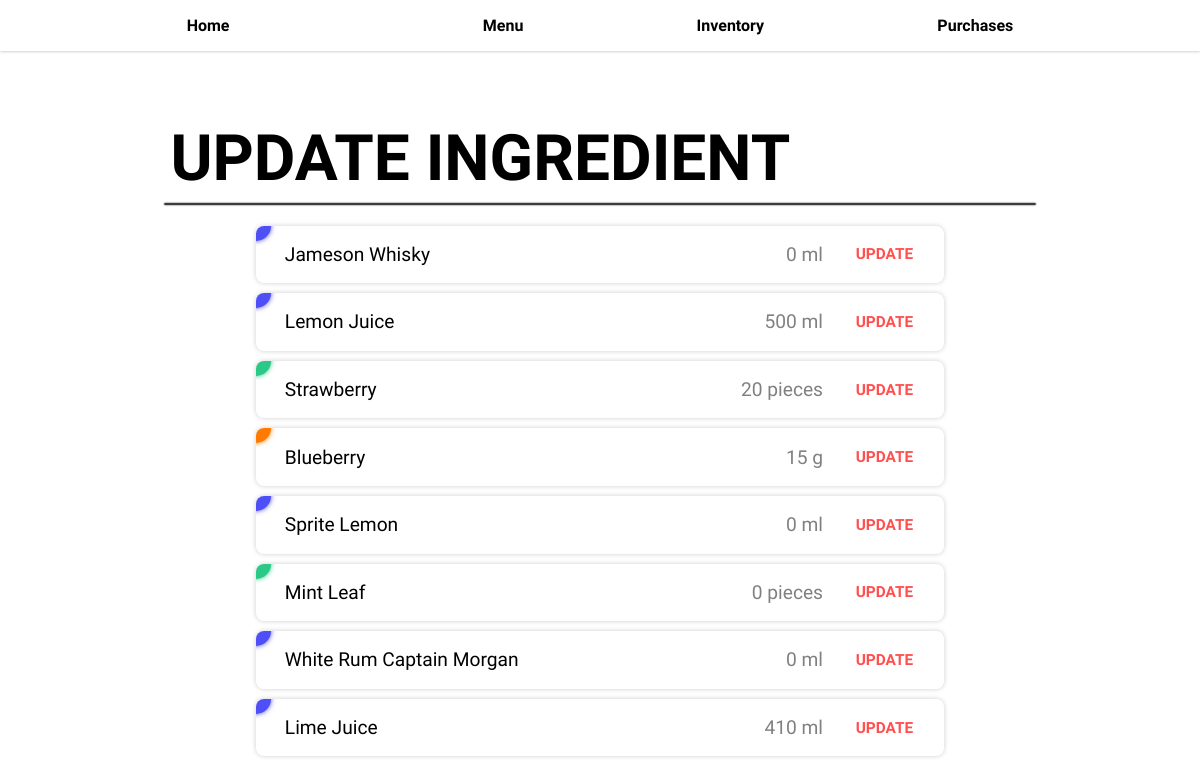
The app's page /inventory/ingredient/update with its own data.
### base/models.py (models this page shows, shortened)
class Ingredient(models.Model):
	id = models.IntegerField(primary_key=True)
	name = models.CharField(max_length=100)
	unit = models.CharField(max_length=10)
	amount = models.FloatField(default=0.00)

### base/views.py (the view)
# urls.py: path("inventory/ingredient/update", views.ingredient_update_view, name="ingredient_update"),
def ingredient_update_view(request):
	ingredients = Ingredient.objects.all()
	transformed_ings = []
	for ing in ingredients:
		next_ing = {
			"id": ing.id,
			"name": ing.name,
			"unit": ing.unit
		}
		if ing.amount > int(ing.amount):
			next_ing["amount"] = ing.amount
		else:
			next_ing["amount"] = int(ing.amount)
		transformed_ings.append(next_ing)
	context = {}
	context["ingredients"] = transformed_ings
	return render(request, "update_ingredient/update_ingredient.html", context)

### templates/update_ingredient/update_ingredient.html
{% extends "base.html" %} {% load static %} {% block head %}
<link
	rel="stylesheet"
	href="{% static 'styles/inventory/ingredient_list.css' %}"
/>
<link
  rel="stylesheet"
  href="{% static 'styles/delete_ingredient/delete_ingredient.css' %}"
/>
{% endblock %} {% block content %}
<section class="update-ingredient-section">
  <h1 class="section-title">UPDATE INGREDIENT</h1>
  <hr />
	<ul class="ingredients-list">
		{% for ingredient in ingredients %}
			<li class="ingredient">
				{% if ingredient.unit == "ml" %}
					<div class="ingredient-badge ml-badge"></div>
				{% elif ingredient.unit == "g" %}
					<div class="ingredient-badge g-badge"></div>
				{% else %}
					<div class="ingredient-badge piece-badge"></div>
				{% endif %}
				<div class="ingredient-name">{{ ingredient.name }}</div>
				<div class="ingredient-amount">
					{{ ingredient.amount }}
					{% if ingredient.unit == "ml" %}
					ml
					{% elif ingredient.unit == "g" %}
					g
					{% else %}
					pieces
					{% endif %}
				</div>
				<a class="btn btn-transparent-red delete-ingredient-btn" href="{% url 'ingredient_update_form' ingredient.id %}">UPDATE</a>
			</li>
		{% endfor %}
	</ul>
</section>
{% endblock %}

### static/styles/base.css (style rules this page uses)
* { margin: 0; padding: 0; box-sizing: border-box; font-family: "Work Sans", sans-serif; }
.btn { border-radius: 8px; width: fit-content; padding: .6em 3em; font-weight: bold; font-size: 1em; transition: .3s; cursor: pointer; }
.btn-transparent-red { padding: .4em 1em; background-color: transparent; border: 2px solid transparent; color: #ff5050; }
a { text-decoration: none; color: black; }
hr { border: 1px solid rgba(0, 0, 0, 0.769); box-shadow: 0 0 .1em black; border-radius: 10px; }
.section-title { margin: .1em; font-size: 4em; }
section { padding: 4em; width: 100%; max-width: 1000px; margin: auto; }

### static/styles/inventory/ingredient_list.css (style rules this page uses)
.ingredients-list { display: flex; flex-direction: column; padding: .3em; width: 80%; max-width: 80%; max-height: 540px; margin: 1em auto; overflow: auto; }
.ingredient { position: relative; display: flex; justify-content: space-between; align-items: center; padding: 1.5em; margin-bottom: 10px; background-color: rgb(255, 255, 255); box-shadow: 0 0 .3em rgb(205, 205, 205); border-radius: 8px; list-style: none; font-size: 1.2em; overflow: hidden; }
.ingredient-amount { color: gray; }
.ingredient-badge { content: ""; position: absolute; top: -15px; left: -15px; width: 30px; height: 30px; border-radius: 20px; }
.ml-badge { background-color: rgb(79, 79, 248); box-shadow: 0 0 .3em rgb(79, 79, 248); }
.g-badge { background-color: rgb(255, 123, 0); box-shadow: 0 0 .3em rgb(255, 123, 0); }
.piece-badge { background-color: rgb(43, 200, 135); box-shadow: 0 0 .3em rgb(43, 200, 135); }

### static/styles/delete_ingredient/delete_ingredient.css (style rules this page uses)
.ingredient-name { margin-right: auto; }
.delete-ingredient-btn { margin: 0 -1em 0 1em; font-size: .8em; }

### records on screen
Ingredient: unit "ml" (drawn), name "Jameson Whisky"
Ingredient: unit "ml" (drawn), name "Lemon Juice"
Ingredient: unit "piece" (drawn), name "Strawberry"
Ingredient: name "Blueberry"
Ingredient: unit "ml" (drawn), name "Sprite Lemon"
Ingredient: unit "piece" (drawn), name "Mint Leaf"
Ingredient: unit "ml" (drawn), name "White Rum Captain Morgan"
Ingredient: unit "ml" (drawn), name "Lime Juice"

### other values on screen
{{ ingredient.amount }} "0" "500" "20" "15" "0" "0" "0" "410"
